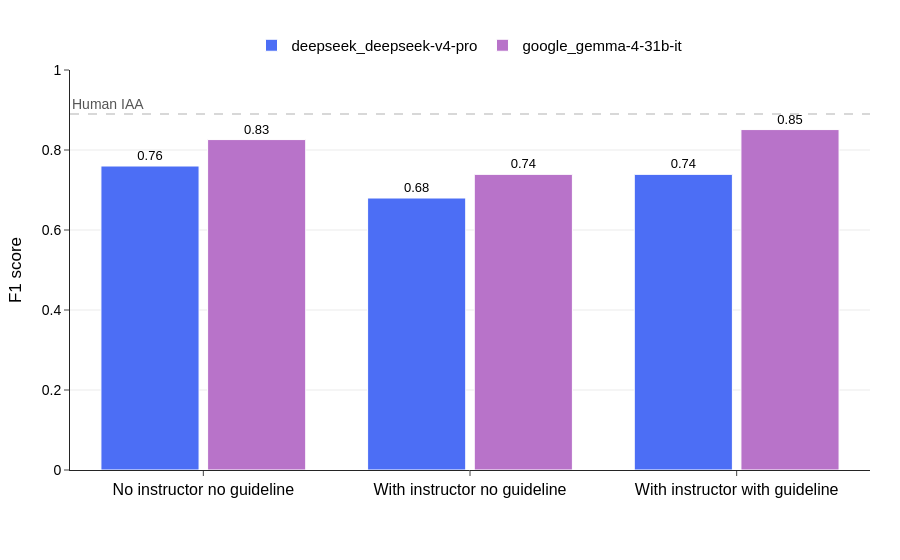

Notebook code cell kept with this figure:
### Code cell
def build_strategy_figure(
    overall: pd.DataFrame, human_iaa: float, metric: str
) -> go.Figure:
    """Build the prompt-strategy comparison figure.

    Returns
    -------
    go.Figure
        A Plotly figure comparing performance of different models
        across prompt strategies.
    """
    data = overall[overall["scenario"] == "benchmark_strategies"]
    combo_labels = {
        "no_instructor_no_guidelines": "No instructor no guideline",
        "with_instructor_no_guidelines": "With instructor no guideline",
        "with_instructor_with_guidelines": "With instructor with guideline",
        "with_instructor_with_guidelines_normalization": (
            "With instructor with guideline and normalization"
        ),
    }
    available_combos = set(data["combo"].unique())
    combo_order = [c for c in combo_labels if c in available_combos]

    models = data["model_safe"].unique()
    palette = generate_palette(len(models))

    figure = go.Figure()
    for model, color in zip(models, palette, strict=False):
        subset = (
            data[data["model_safe"] == model].set_index("combo").reindex(combo_order)
        )
        figure.add_bar(
            x=[combo_labels[combo] for combo in combo_order],
            y=subset[metric],
            name=model,
            marker={"color": color, "line": {"color": "white", "width": 1}},
            text=subset[metric].round(2),
            textposition="outside",
            textfont={"size": 13},
        )

    figure.add_hline(
        y=human_iaa,
        line={"color": "#555555", "dash": "dash", "width": 1.5},
        annotation_text="Human IAA",
        annotation_position="top left",
        annotation_font={"size": 14, "color": "#555555"},
    )

    apply_journal_theme(figure, metric)
    figure.update_layout(
        hovermode=False,
        bargroupgap=0.08,
        legend={
            "orientation": "h",
            "yanchor": "bottom",
            "y": 1.02,
            "xanchor": "center",
            "x": 0.5,
            "font": {"size": 15},
        },
    )
    return figure


strategy_figure = build_strategy_figure(overall, HUMAN_IAA, METRIC)
strategy_figure.show()

### Figure 1 — Plotly figure (JSON) as saved in the notebook; plotly's stock layout.template omitted (floating-point values rounded to 4 significant figures)
{"data": [{"marker": {"color": "rgb(76, 110, 245)", "line": {"color": "white", "width": 1}}, "name": "deepseek_deepseek-v4-pro", "text": [0.76, 0.68, 0.74], "textfont": {"size": 13}, "textposition": "outside", "type": "bar", "x": ["No instructor no guideline", "With instructor no guideline", "With instructor with guideline"], "y": [0.76, 0.68, 0.7391]}, {"marker": {"color": "rgb(184, 115, 201)", "line": {"color": "white", "width": 1}}, "name": "google_gemma-4-31b-it", "text": [0.83, 0.74, 0.85], "textfont": {"size": 13}, "textposition": "outside", "type": "bar", "x": ["No instructor no guideline", "With instructor no guideline", "With instructor with guideline"], "y": [0.8261, 0.7391, 0.8511]}], "layout": {"annotations": [{"font": {"color": "#555555", "size": 14}, "showarrow": false, "text": "Human IAA", "x": 0, "xanchor": "left", "xref": "x domain", "y": 0.89, "yanchor": "bottom", "yref": "y"}], "bargroupgap": 0.08, "font": {"color": "black", "family": "Arial, Helvetica, sans-serif", "size": 16}, "hovermode": false, "legend": {"font": {"size": 15}, "orientation": "h", "x": 0.5, "xanchor": "center", "y": 1.02, "yanchor": "bottom"}, "margin": {"b": 90, "l": 70, "r": 30, "t": 70}, "paper_bgcolor": "white", "plot_bgcolor": "white", "shapes": [{"line": {"color": "#555555", "dash": "dash", "width": 1.5}, "type": "line", "x0": 0, "x1": 1, "xref": "x domain", "y0": 0.89, "y1": 0.89, "yref": "y"}], "xaxis": {"showgrid": false, "tickangle": 0, "tickfont": {"size": 16}, "ticks": "outside"}, "yaxis": {"gridcolor": "rgba(0,0,0,0.08)", "range": [0, 1], "showgrid": true, "tickfont": {"size": 14}, "ticks": "outside", "title": {"font": {"size": 17}, "text": "F1 score"}, "zeroline": false}}}
